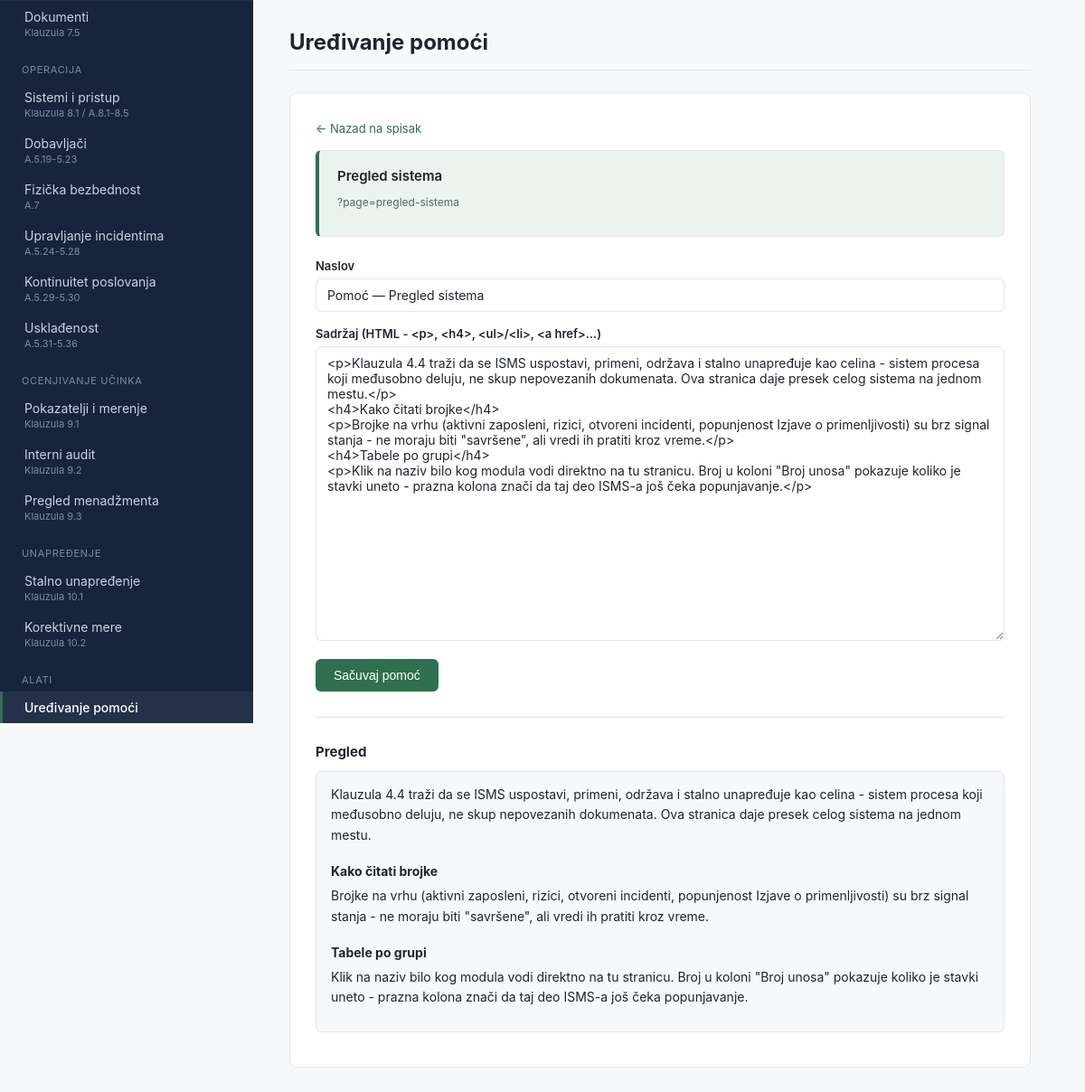
Page /?page=pomoc-uredjivanje&slug=pregled-sistema on the committed database.
### tables this page shows
CREATE TABLE IF NOT EXISTS help_content (
    id          BIGINT UNSIGNED AUTO_INCREMENT PRIMARY KEY,
    page_slug   VARCHAR(100) NOT NULL,
    title       VARCHAR(255) NOT NULL,
    body        TEXT NOT NULL,
    updated_at  TIMESTAMP NOT NULL DEFAULT CURRENT_TIMESTAMP ON UPDATE CURRENT_TIMESTAMP,
    UNIQUE KEY uq_help_content_slug (page_slug)
);

### src/includes/help-content.php (called while the page is built, shortened)
<?php
function getHelpContent(PDO $pdo, string $pageSlug): ?array
{
    $stmt = $pdo->prepare('SELECT * FROM help_content WHERE page_slug = :slug');
    $stmt->execute(['slug' => $pageSlug]);
    $row = $stmt->fetch();
    return $row === false ? null : $row;
}

### src/modules/pomoc-uredjivanje.php (the view, shortened to what this page needs)
<?php
require __DIR__ . '/../config/database.php';
require __DIR__ . '/../includes/help-content.php';
$pdo = getDbConnection();
$menu = require __DIR__ . '/../config/menu.php';
$requestedSlug = isset($_GET['slug'])
    ? preg_replace('/[^a-z0-9\-]/', '', (string) $_GET['slug'])
    : null;
$editingItem = null;
if ($requestedSlug !== null && $requestedSlug !== '') {
    foreach ($menu as $item) {
        if ($item['slug'] === $requestedSlug) {
            $editingItem = $item;
            break;
        }
    }
}
if ($editingItem !== null) {
    $helpContent = getHelpContent($pdo, $editingItem['slug']);
}
?>
<?php if ($editingItem !== null): ?>
    <a class="back-link" href="?page=pomoc-uredjivanje">← Nazad na spisak</a>
    <div class="scope-current">
        <div class="card-header-row">
            <span class="card-title"><?= htmlspecialchars($editingItem['title']) ?></span>
        </div>
        <p class="item-meta">?page=<?= htmlspecialchars($editingItem['slug']) ?></p>
    </div>
    <form method="post" class="factor-form">
        <div class="form-row">
            <label for="help_title">Naslov</label>
            <input type="text" name="help_title" id="help_title" required
                value="<?= htmlspecialchars($helpContent['title'] ?? ('Pomoć — ' . $editingItem['title'])) ?>">
        </div>
        <div class="form-row">
            <label for="help_body">Sadržaj (HTML - &lt;p&gt;, &lt;h4&gt;, &lt;ul&gt;/&lt;li&gt;, &lt;a href&gt;...)</label>
            <textarea name="help_body" id="help_body" rows="18"><?= htmlspecialchars($helpContent['body'] ?? '') ?></textarea>
        </div>
        <button type="submit" class="btn-primary">Sačuvaj pomoć</button>
    </form>
    <?php if (!empty($helpContent['body'])): ?>
        <h3 class="section-heading">Pregled</h3>
        <div class="factor-card">
            <div class="help-content"><?= $helpContent['body'] ?></div>
        </div>
    <?php endif; ?>
<?php endif; ?>

### src/includes/header.php (shortened to what this page needs)
<!DOCTYPE html>
<html lang="sr">
<head>
    <link rel="stylesheet" href="assets/style.css">
</head>
<body>
    <div class="app-shell">
        <aside class="sidebar">
            <nav class="sidebar-nav">
                <?php
                $lastGroup = null;
                foreach ($menu as $item):
                    if ($item['group'] !== $lastGroup):
                        $lastGroup = $item['group'];
                ?>
                <div class="nav-group-title"><?= htmlspecialchars($lastGroup) ?></div>
                <?php endif; ?>
                <a href="?page=<?= htmlspecialchars($item['slug']) ?>"
                   class="nav-link<?= $requestedSlug === $item['slug'] ? ' active' : '' ?>">
                    <span class="nav-title"><?= htmlspecialchars($item['title']) ?></span>
                    <?php if (!empty($item['iso_ref'])): ?>
                    <span class="nav-ref"><?= htmlspecialchars($item['iso_ref']) ?></span>
                    <?php endif; ?>
                </a>
                <?php endforeach; ?>
            </nav>
        </aside>
        <main class="main-content">
            <header class="content-header">
                <h1><?= htmlspecialchars($currentItem['title']) ?></h1>
            </header>
            <div class="content-body">

### src/index.php (shortened to what this page needs)
<?php
$menu = require __DIR__ . '/config/menu.php';
$requestedSlug = isset($_GET['page'])
    ? preg_replace('/[^a-z0-9\-]/', '', (string) $_GET['page'])
    : $menu[0]['slug'];
$currentItem = null;
foreach ($menu as $item) {
    if ($item['slug'] === $requestedSlug) {
        $currentItem = $item;
        break;
    }
}
require __DIR__ . '/includes/header.php';
$modulePath = __DIR__ . '/modules/' . $requestedSlug . '.php';
if (file_exists($modulePath)) {
    require $modulePath;
} else {
    require __DIR__ . '/includes/placeholder.php';
}
require __DIR__ . '/includes/footer.php';

### src/includes/footer.php (shortened to what this page needs)
            </div>
        </main>
    </div>
</body>
</html>

### src/assets/style.css (style rules this page uses)
:root { --color-bg: #f7f8fa; --color-surface: #ffffff; --color-sidebar: #16243e; --color-sidebar-text: #c9d3e0; --color-sidebar-text-muted: #7c8aa3; --color-accent: #2f6f4f; --color-accent-soft: #eaf3ee; --color-warning: #9a6b12; --color-warning-soft: #fbf1de; --color-danger: #a34036; --color-danger-soft: #fbeae7; --color-text: #1f2430; --color-text-muted: #5b6472; --color-border: #e3e6eb; --sidebar-width: 280px; }
* { box-sizing: border-box; }
body { margin: 0; font-family: -apple-system, BlinkMacSystemFont, "Segoe UI", Roboto, sans-serif; background: var(--color-bg); color: var(--color-text); }
.app-shell { display: flex; min-height: 100vh; }
.sidebar { width: var(--sidebar-width); flex-shrink: 0; background: var(--color-sidebar); padding: 24px 0 40px; overflow-y: auto; position: sticky; top: 0; height: 100vh; align-self: flex-start; }
.nav-group-title { color: var(--color-sidebar-text-muted); font-size: 11px; text-transform: uppercase; letter-spacing: 0.06em; padding: 18px 24px 6px; }
.nav-link { display: flex; flex-direction: column; gap: 2px; padding: 9px 24px; color: var(--color-sidebar-text); text-decoration: none; font-size: 14px; border-left: 3px solid transparent; }
.nav-link.active { background: rgba(255, 255, 255, 0.06); border-left-color: var(--color-accent); color: #ffffff; font-weight: 500; }
.nav-ref { font-size: 11px; color: var(--color-sidebar-text-muted); }
.main-content { flex: 1; padding: 32px 40px 60px; max-width: 900px; }
.content-header { display: flex; align-items: baseline; gap: 12px; margin-bottom: 24px; padding-bottom: 16px; border-bottom: 1px solid var(--color-border); }
.content-header h1 { font-size: 24px; margin: 0; }
.content-body { background: var(--color-surface); border: 1px solid var(--color-border); border-radius: 8px; padding: 28px; }
.form-row { margin-bottom: 16px; }
.form-row label { display: block; font-size: 13px; font-weight: 600; margin-bottom: 6px; }
.form-row input[type="text"], .form-row input[type="date"], .form-row input[type="number"], .form-row select, .form-row textarea { width: 100%; padding: 9px 12px; border: 1px solid var(--color-border); border-radius: 6px; font-size: 14px; font-family: inherit; color: var(--color-text); }
.form-row textarea { resize: vertical; }
.btn-primary { background: var(--color-accent); color: #ffffff; border: none; border-radius: 6px; padding: 10px 20px; font-size: 14px; font-weight: 500; cursor: pointer; }
.factor-form { padding-bottom: 28px; margin-bottom: 28px; border-bottom: 1px solid var(--color-border); }
.factor-card { background: var(--color-bg); border: 1px solid var(--color-border); border-radius: 6px; padding: 14px 16px; margin-bottom: 10px; }
.factor-card p { margin: 6px 0 8px; font-size: 14px; line-height: 1.5; }
.card-header-row { display: flex; align-items: baseline; justify-content: space-between; flex-wrap: wrap; gap: 12px; margin-bottom: 10px; }
.card-title { font-size: 15px; font-weight: 600; }
.scope-current { background: var(--color-accent-soft); border: 1px solid var(--color-border); border-left: 4px solid var(--color-accent); border-radius: 6px; padding: 18px 20px; margin-bottom: 24px; }
.item-meta { font-size: 12px; color: var(--color-text-muted); }
.section-heading { font-size: 15px; margin: 24px 0 12px; }
.section-heading:first-of-type { margin-top: 0; }
.back-link { display: inline-block; color: var(--color-accent); font-size: 13px; text-decoration: none; margin-bottom: 16px; }
.help-content h4 { font-size: 14px; margin: 20px 0 8px; }
.help-content p { font-size: 14px; line-height: 1.6; color: var(--color-text); margin: 0 0 12px; }

### rows in the picture
help_content: help_title "Pomoć — Pregled sistema", help_body "<p>Klauzula 4.4 traži da se ISMS uspostavi, primeni, održava i stalno unapređuje kao celina - sistem procesa koji međusobno deluju, ne skup nepovezanih dokumenata. Ova stranica daje presek celog sistema na jednom mestu.</p> <h4>Kako čitati brojke</h4> <p>Brojke na vrhu (aktivni zaposleni, rizici, otvoreni incidenti, popunjenost Izjave o primenljivosti) su brz signal stanja - ne moraju biti \"savršene\", ali vredi ih pratiti kroz vreme.</p> <h4>Tabele po grupi</h4> <p>Klik na naziv bilo kog modula vodi direktno na tu stranicu. Broj u koloni \"Broj unosa\" pokazuje koliko je stavki uneto - prazna kolona znači da taj deo ISMS-a još čeka popunjavanje.</p>", body "Klauzula 4.4 traži da se ISMS uspostavi, primeni, održava i stalno unapređuje kao celina - sistem procesa koji međusobno deluju, ne skup nepovezanih dokumenata. Ova stranica daje presek celog sistema na jednom mestu. Kako čitati brojke Brojke na vrhu (aktivni zaposleni, rizici, otvoreni incidenti, popunjenost Izjave o primenljivosti) su brz signal stanja - ne moraju biti \"savršene\", ali vredi ih pratiti kroz vreme. Tabele po grupi Klik na naziv bilo kog modula vodi direktno na tu stranicu. Broj u koloni \"Broj unosa\" pokazuje koliko je stavki uneto - prazna kolona znači da taj deo ISMS-a još čeka popunjavanje."

### other values in the picture
$item['title'] "Dokumenti"
$item['iso_ref'] "Klauzula 7.5"
$lastGroup "OPERACIJA"
$item['title'] "Sistemi i pristup"
$item['iso_ref'] "Klauzula 8.1 / A.8.1-8.5"
$item['title'] "Dobavljači"
$item['iso_ref'] "A.5.19-5.23"
$item['title'] "Fizička bezbednost"
$item['iso_ref'] "A.7"
$item['title'] "Upravljanje incidentima"
$item['iso_ref'] "A.5.24-5.28"
$item['title'] "Kontinuitet poslovanja"
$item['iso_ref'] "A.5.29-5.30"
$item['title'] "Usklađenost"
$item['iso_ref'] "A.5.31-5.36"
